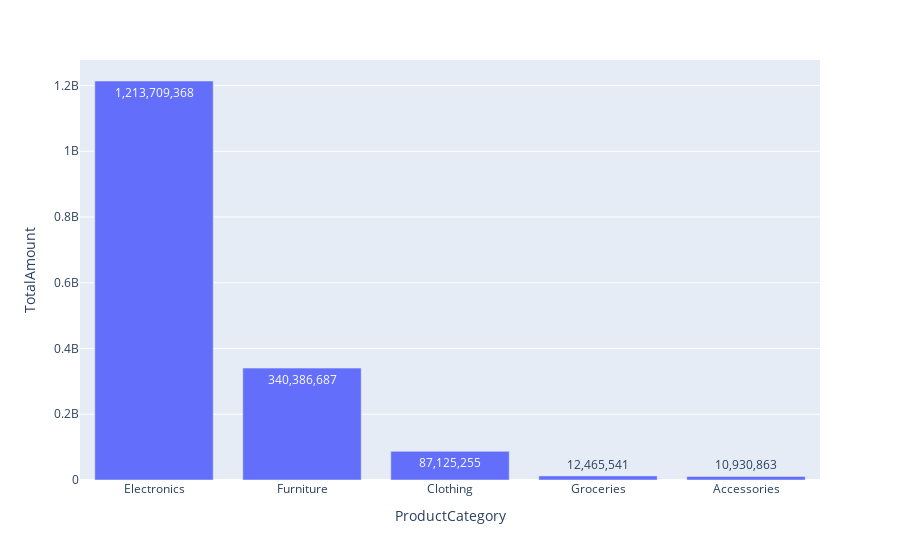

The code cell stored with this chart in its notebook:
### Markdown cell above
1.Which product category has the highest total sales?

### Code cell
category_sales = (
    df.groupby('ProductCategory')['TotalAmount']
      .sum()
      .sort_values(ascending=False)
      .reset_index()
)

fig = px.bar(
    category_sales,
    x='ProductCategory',
    y='TotalAmount',
    text_auto='.2s',
    title='Total Sales by Product Category',
    color='ProductCategory'
)
fig.update_layout(xaxis_title='Category', yaxis_title='Total Sales (₹)', showlegend=False)
fig = px.bar(category_sales, x='ProductCategory', y='TotalAmount', text='TotalAmount')
fig.update_traces(texttemplate='%{text:,.0f}')
fig.show()

### Figure 1 — Plotly figure (JSON) as saved in the notebook; plotly's stock layout.template omitted (floating-point values rounded to 4 significant figures)
{"data": [{"hovertemplate": "ProductCategory=%{x}<br>TotalAmount=%{text}<extra></extra>", "legendgroup": "", "marker": {"color": "#636efa", "pattern": {"shape": ""}}, "name": "", "orientation": "v", "showlegend": false, "text": [1214000000.0, 340400000.0, 87130000.0, 12470000.0, 10930000.0], "textposition": "auto", "texttemplate": "%{text:,.0f}", "type": "bar", "x": ["Electronics", "Furniture", "Clothing", "Groceries", "Accessories"], "xaxis": "x", "y": [1214000000.0, 340400000.0, 87130000.0, 12470000.0, 10930000.0], "yaxis": "y"}], "layout": {"barmode": "relative", "legend": {"tracegroupgap": 0}, "margin": {"t": 60}, "xaxis": {"anchor": "y", "domain": [0, 1], "title": {"text": "ProductCategory"}}, "yaxis": {"anchor": "x", "domain": [0, 1], "title": {"text": "TotalAmount"}}}}
